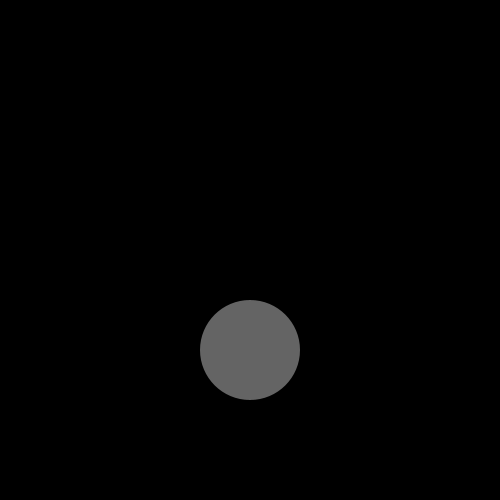
Frame 1 (no input)
Frame 60 (the mouse pressed at the canvas centre just before this capture): identical to frame 1, image omitted
Frame 120 (the mouse held since frame 60 and released just before this capture): identical to frame 1, image omitted

The Processing sketch that drew this single still picture (run headless with seeded random() and noise(); from frame 60 on, the mouse is pressed at the canvas centre):

// Processing sketch: clase21b_boton_con_funcion
// ── clase21b_boton_con_funcion.pde

//función botón: programa optimizado!

color fondo;

//variables para boton: podrían ser valores directos
float btnX = 250; 
float btnY = 350;
float btnR = 50;

void setup(){
  size( 500, 500 );
  fondo = color(0);
}

void draw(){
  background( fondo );

  //actualizar estado boton  --> importante en draw()
  //dibujar mi boton
  btnDisplay(btnX, btnY, btnR);
  
}

void mousePressed(){
  //calcular si hago clic en mi boton  --> importante en mousePressed()
  if( btnZona(btnX, btnY, btnR) ){
    fondo = color( random(255), 0, 0 );
  }

}

// ── Funciones.pde
boolean btnZona( float x, float y, float r ){
  float d = dist(mouseX, mouseY, x, y );
  if( d < r ){
    return true;
  }else{
    return false;
  }
}

color btnUpdate(float x, float y, float r){
  //actualizar estado boton
  if( btnZona(x, y, r) ){ 
    return color( 255, 0, 0 );
  }else{
    return color( 100 );
  }
}

void btnDisplay( float x, float y, float r ){
  //dibujar mi boton
  pushStyle();
  fill( btnUpdate(x, y, r) );
  noStroke();
  circle( x, y, r*2 );
  popStyle();
}
